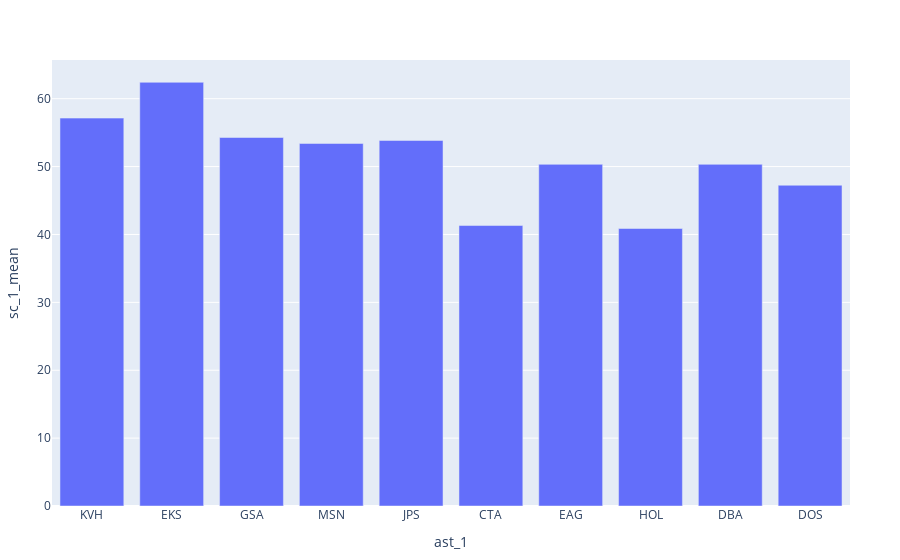

The cell this chart's notebook holds for it:
### Code cell
plot(combine(q4g,:sc_1 => mean), x=:ast_1, y=:sc_1_mean, kind="bar")

### Figure 1 — Plotly figure (JSON) as saved in the notebook; plotly's stock layout.template omitted (floating-point values rounded to 4 significant figures)
{"data": [{"xaxis": "x", "y": [57.14, 62.42, 54.29, 53.41, 53.85, 41.32, 50.33, 40.88, 50.33, 47.25], "type": "bar", "yaxis": "y", "x": ["KVH", "EKS", "GSA", "MSN", "JPS", "CTA", "EAG", "HOL", "DBA", "DOS"]}], "layout": {"xaxis": {"title": {"text": "ast_1"}, "type": "category", "range": [-0.5, 9.5], "autorange": true}, "legend": {"tracegroupgap": 0}, "margin": {"l": 50, "b": 50, "r": 50, "t": 60}, "yaxis": {"title": {"text": "sc_1_mean"}, "type": "linear", "range": [0, 65.7], "autorange": true}, "autosize": true}}
